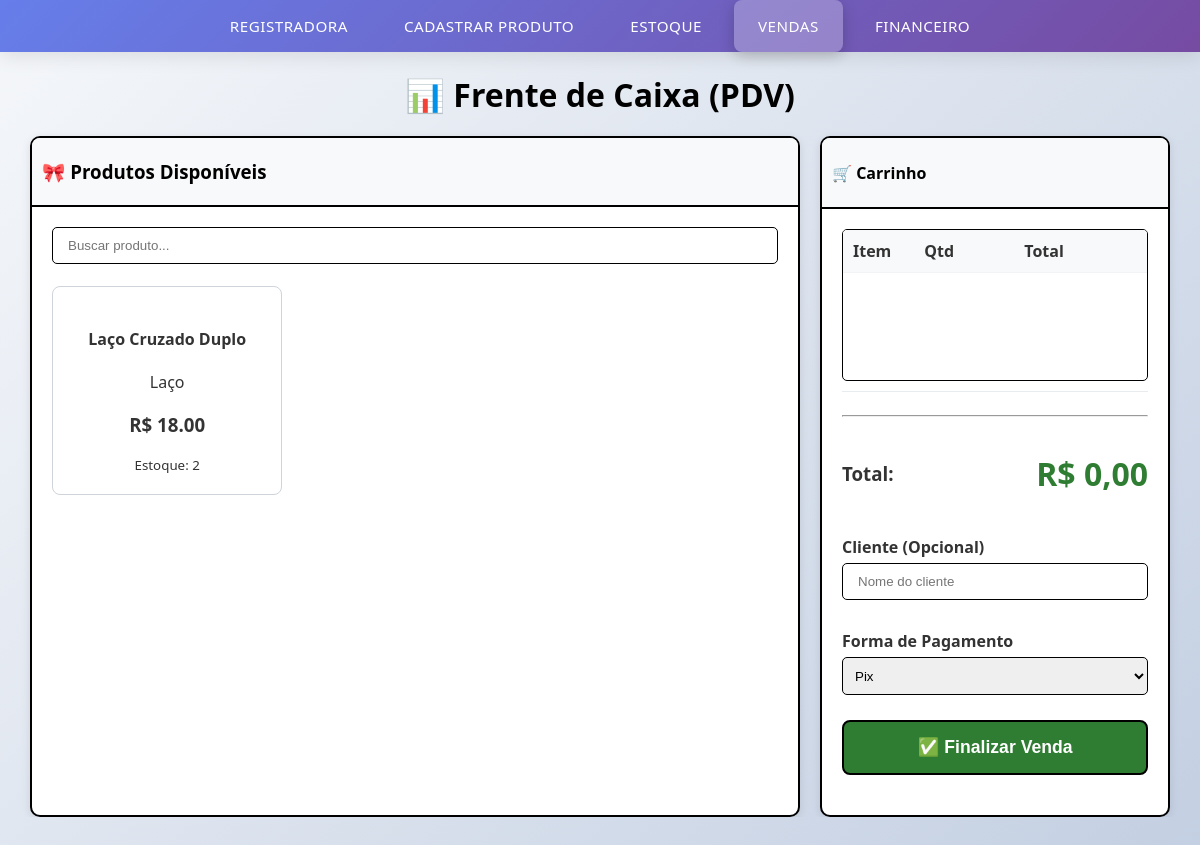
The app's page /templates/vendas/, older data.
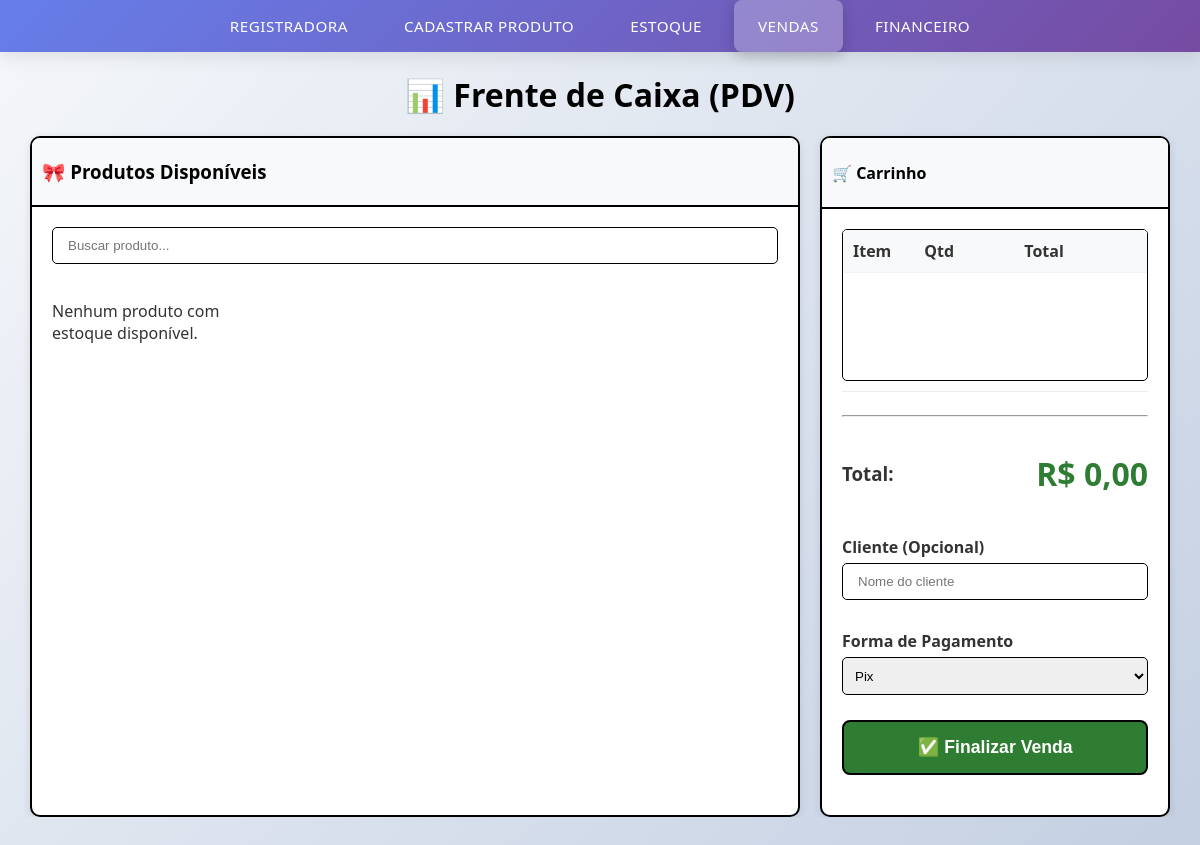
The same page, newer data.
### app/models.py (models this page shows, shortened)
class Produto(models.Model):
    CATEGORIAS = [
        ('LACO', 'Laço'),
        ('TIARA', 'Tiara'),
        ('FAIXA', 'Faixa'),
    ]
    nome = models.CharField(max_length=100)
    categoria = models.CharField(max_length=10, choices=CATEGORIAS)
    quantidade_em_estoque = models.PositiveIntegerField(default=0)
    custo_fixo_total = models.DecimalField(max_digits=10, decimal_places=2, default=0)  # Custo fixo UNITÁRIO
    valor_venda = models.DecimalField(max_digits=10, decimal_places=2, null=True, blank=True)
    lucro_por_venda = models.DecimalField(max_digits=10, decimal_places=2, default=0)
    data_cadastro = models.DateField(default=timezone.now)

### app/views.py (the view)
# urls.py: path('templates/vendas/', views.vendas, name='vendas'),
def vendas(request):
    produtos = Produto.objects.filter(quantidade_em_estoque__gt=0).order_by('nome')
    return render(request, 'vendas.html', {'produtos': produtos})

### app/templates/vendas.html (shortened to what the changed rows need)
{% extends "base.html" %}
{% load static %}
{% block content %}
    <div class="vendas-container">
        <h1 class="titulo">📊 Frente de Caixa (PDV)</h1>
        <div class="vendas-content">
            <div class="product-section">
                <div class="card">
                    <div class="card-body">
                        <div id="listaProdutos">
                            {% for produto in produtos %}
                            <div class="produto-item" data-nome="{{ produto.nome|lower }}">
                                <div class="produto-card"
                                     onclick="adicionarAoCarrinho({{ produto.id }}, '{{ produto.nome }}', '{{ produto.valor_venda|stringformat:'.2f' }}', {{ produto.quantidade_em_estoque }})">
                                    <div class="card-body text-center cursor-pointer">
                                        <h4 class="card-title font-weight-bold">{{ produto.nome }}</h4>
                                        <span class="badge badge-info">{{ produto.get_categoria_display }}</span>
                                        <h3 class="text-success mt-2">R$ {{ produto.valor_venda }}</h3>
                                        <small class="text-muted">Estoque: <span id="estoque-{{ produto.id }}">{{ produto.quantidade_em_estoque }}</span></small>
                                    </div>
                                </div>
                            </div>
                            {% empty %}
                            <div class="text-center p-4">
                                <p class="text-muted">Nenhum produto com estoque disponível.</p>
                            </div>
                            {% endfor %}
                        </div>
                    </div>
                </div>
            </div>
            <div class="cart-section">
                <div class="card">
                    <div class="card-body">
                        <div class="table-wrap">
                            <table class="table-carrinho">
                                <thead>
                                    <tr>
                                        <th>Item</th>
                                        <th width="80">Qtd</th>
                                        <th>Total</th>
                                        <th width="40"></th>
                                    </tr>
                                </thead>
                            </table>
                        </div>
                        <div class="checkout-area">
                            <div class="total-display">
                                <h2 class="text-success font-weight-bold" id="valorTotalDisplay">R$ 0,00</h2>
                            </div>
                        </div>
                    </div>
                </div>
            </div>
        </div>
    </div>
{% block scripts %}
<link rel="stylesheet" href="{% static 'css/vendas.css' %}">
{% endblock %}
{% endblock %}

Row changes from the older to the newer data that the page shows:
removed Produto: nome "Laço Cruzado Duplo", categoria "Laço", valor_venda "18.00", quantidade_em_estoque "2"
Text that changed along with them:
text now shown: "Nenhum produto com estoque disponível."
